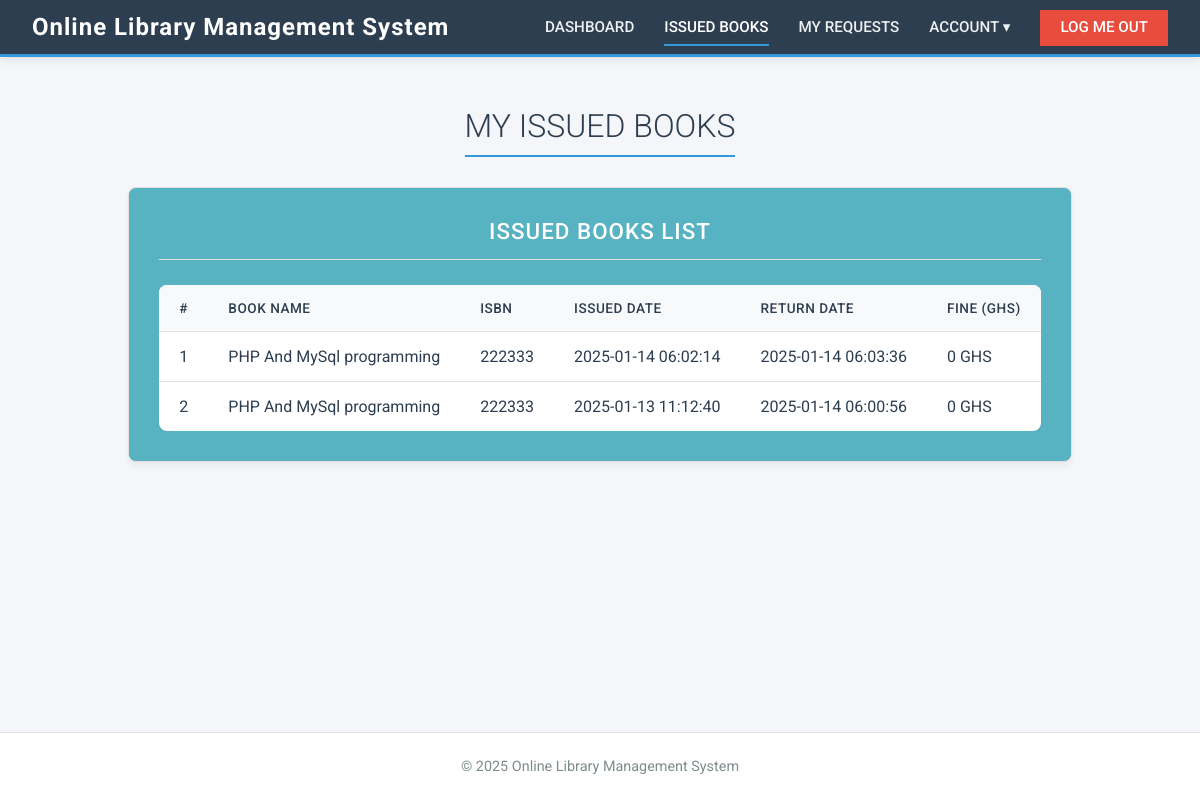
/library/issued-books.php (signed in), run on the app's committed database.
### tables this page shows
CREATE TABLE `tblissuedbookdetails` (
  `id` int(11) NOT NULL,
  `BookId` int(11) DEFAULT NULL,
  `StudentID` varchar(150) DEFAULT NULL,
  `IssuesDate` timestamp NULL DEFAULT current_timestamp(),
  `ReturnDate` timestamp NULL DEFAULT NULL ON UPDATE current_timestamp(),
  `ReturnStatus` int(1) DEFAULT NULL,
  `fine` int(11) DEFAULT NULL,
  `remark` mediumtext NOT NULL
);

CREATE TABLE `tblbooks` (
  `id` int(11) NOT NULL,
  `BookName` varchar(255) DEFAULT NULL,
  `CatId` int(11) DEFAULT NULL,
  `AuthorId` int(11) DEFAULT NULL,
  `ISBNNumber` varchar(25) DEFAULT NULL,
  `BookPrice` decimal(10,2) DEFAULT NULL,
  `bookImage` varchar(250) NOT NULL,
  `isIssued` int(1) DEFAULT NULL,
  `RegDate` timestamp NULL DEFAULT current_timestamp(),
  `UpdationDate` timestamp NULL DEFAULT NULL ON UPDATE current_timestamp(),
  `bookQty` int(11) DEFAULT NULL
);

### library/issued-books.php (the view, shortened to what this page needs)
<?php
include('../includes/config.php');
if (strlen($_SESSION['login']) == 0) {
    header('location:landingpage.php');
} else {
?>
<?php include('../includes/header.php');?>
<div class="content-wrapper">
    <div class="container">
        <div class="heading">
            <span class="form-header">MY ISSUED BOOKS</span>
        </div>
        <div class="panel">
            <div class="panel-heading">ISSUED BOOKS LIST</div>
            <div class="panel-body" style="padding: 0;">
                <div class="table-responsive">
                    <table class="dashboard-table">
                        <thead>
                            <tr>
                                <th>#</th>
                                <th>Book Name</th>
                                <th>ISBN</th>
                                <th>Issued Date</th>
                                <th>Return Date</th>
                                <th>Fine (GHS)</th>
                            </tr>
                        </thead>
                        <tbody>
                            <?php
                                $sid = $_SESSION['stdid'];
                                $sql = "SELECT tblbooks.BookName,tblbooks.ISBNNumber,tblissuedbookdetails.IssuesDate,tblissuedbookdetails.ReturnDate,tblissuedbookdetails.id as rid,tblissuedbookdetails.fine,tblissuedbookdetails.ReturnStatus from  tblissuedbookdetails join tblbooks on tblbooks.id=tblissuedbookdetails.BookId where StudentID=:sid order by tblissuedbookdetails.id desc";
                                $query = $dbh->prepare($sql);
                                $query->bindParam(':sid', $sid, PDO::PARAM_STR);
                                $query->execute();
                                $results = $query->fetchAll(PDO::FETCH_OBJ);
                                $cnt=1;
                                if ($query->rowCount() > 0) {
                                    foreach ($results as $result) {
                                        $fine = "";
                                        if($result->ReturnStatus == 0 || $result->ReturnStatus == NULL) {
                                            $issueDate = $result->IssuesDate;
                                            $dueDate = date('Y-m-d', strtotime($issueDate. ' + 7 days'));
                                            $currentDate = date('Y-m-d');
                                            if($currentDate > $dueDate) {
                                                $diff = abs(strtotime($currentDate) - strtotime($dueDate));
                                                $daysOverdue = floor($diff / (60*60*24));
                                                $fine = $daysOverdue . " GHS (Est)";
                                            }
                                        } else {
                                            $fine = $result->fine . " GHS";
                                        }
                                    ?>
                                    <tr>
                                        <td><?php echo htmlentities($cnt);?></td>
                                        <td><?php echo htmlentities($result->BookName);?></td>
                                        <td><?php echo htmlentities($result->ISBNNumber);?></td>
                                        <td><?php echo htmlentities($result->IssuesDate);?></td>
                                        <td>
                                            <?php if ($result->ReturnDate == "") { ?>
                                                <span style="color: #e74c3c">Not Returned Yet</span>
                                            <?php } else { ?>
                                                <?php echo htmlentities($result->ReturnDate); ?>
                                            <?php } ?>
                                        </td>
                                        <td><?php echo htmlentities($fine);?></td>
                                    </tr>
                             <?php $cnt++; }
                                } else { ?>
                                    <tr>
                                        <td colspan="6" style="text-align: center;">No Books Issued</td>
                                    </tr>
                                <?php } ?>
                        </tbody>
                    </table>
                </div>
            </div>
        </div>
    </div>
</div>
<?php include('../includes/footer.php');?>
<?php } ?>

### includes/header.php (shortened to what this page needs)
<!DOCTYPE html>
<html lang="en">
<head>
    <link rel="stylesheet" href="style.css" />
</head>
<body>
    <nav class="navbar">
        <div class="navbar-brand">
            <span style="color: white; font-size: 1.5rem; font-weight: bold; letter-spacing: 1px;">Online Library Management System</span>
        </div>
        <div class="menu-section">
            <ul>
                <?php if(isset($_SESSION['login']) && $_SESSION['login'] != '') { ?>
                    <li><a href="dashboard.php" class="<?php echo basename($_SERVER['PHP_SELF']) == 'dashboard.php' ? 'active' : ''; ?>">DASHBOARD</a></li>
                    <li><a href="issued-books.php" class="<?php echo basename($_SERVER['PHP_SELF']) == 'issued-books.php' ? 'active' : ''; ?>">ISSUED BOOKS</a></li>
                    <li><a href="my-requests.php" class="<?php echo basename($_SERVER['PHP_SELF']) == 'my-requests.php' ? 'active' : ''; ?>">MY REQUESTS</a></li>
                    <li class="dropdown">
                        <a href="#" style="cursor: pointer;">ACCOUNT ▾</a>
                    </li>
                    <li><a href="logout.php" class="btn-logout">LOG ME OUT</a></li>
                <?php } else if(isset($_SESSION['alogin']) && $_SESSION['alogin'] != '') { ?>
                    <li><a href="admin-dashboard.php" class="<?php echo basename($_SERVER['PHP_SELF']) == 'admin-dashboard.php' ? 'active' : ''; ?>">DASHBOARD</a></li>
                    <li class="dropdown">
                        <a href="#" style="cursor: pointer;">BOOKS ▾</a>
                        <div class="dropdown-content">
                            <a href="add-book.php">Add Book</a>
                            <a href="manage-books.php">Manage Books</a>
                        </div>
                    </li>
                    <li><a href="manage-issued-books.php" class="<?php echo basename($_SERVER['PHP_SELF']) == 'manage-issued-books.php' ? 'active' : ''; ?>">ISSUED BOOKS</a></li>
                    <li><a href="admin-requests.php" class="<?php echo basename($_SERVER['PHP_SELF']) == 'admin-requests.php' ? 'active' : ''; ?>">REQUESTS</a></li>
                    <li><a href="admin-logout.php" class="btn-logout">LOGOUT</a></li>
                <?php } ?>
            </ul>
        </div>
    </nav>

### includes/footer.php (shortened to what this page needs)
    <section class="footer-section">
        <div class="container">
            <div class="row">
                <div class="col-md-12">
                     &copy; 2025 Online Library Management System</a>
                </div>
            </div>
        </div>
    </section>
</body>
</html>

### library/style.css (style rules this page uses)
:root { --bg-color: #f4f6f9; --navbar-bg: #2C3E50; --card-bg: #ffffff; --primary-color: #3498db; --primary-hover: #2980b9; --secondary-color: #e74c3c; --secondary-hover: #c0392b; --accent-color: #27ae60; --text-main: #2c3e50; --text-light: #7f8c8d; --border-color: #e0e0e0; }
* { box-sizing: border-box; margin: 0; padding: 0; }
body { font-family: 'Roboto', sans-serif; background-color: var(--bg-color); color: var(--text-main); min-height: 100vh; display: flex; flex-direction: column; overflow-x: hidden; }
a { text-decoration: none; color: var(--primary-color); transition: color 0.3s ease; }
.navbar { background: var(--navbar-bg); border-bottom: 3px solid var(--primary-color); padding: 0.8rem 2rem; display: flex; justify-content: space-between; align-items: center; box-shadow: 0 2px 10px rgba(0, 0, 0, 0.1); }
.menu-section ul { list-style: none; display: flex; gap: 30px; }
.menu-section ul li a { color: #ecf0f1; font-weight: 500; font-size: 0.95rem; padding: 8px 0; border-bottom: 2px solid transparent; transition: all 0.3s ease; border-radius: 0; }
.menu-section ul li a:hover, .menu-section ul li a.active { color: #fff; border-bottom-color: var(--primary-color); background: transparent; box-shadow: none; }
.content-wrapper { flex: 1; padding: 50px 20px; display: flex; flex-direction: column; align-items: center; }
.container { width: 100%; max-width: 1100px; margin: 0 auto; }
.panel { background: var(--card-bg); background-color: #57b2c2; border: 1px solid var(--border-color); border-radius: 8px; padding: 30px; box-shadow: 0 4px 6px rgba(0, 0, 0, 0.05); max-width: fit-content; width: 600%; margin: 30px auto; animation: fadeIn 0.5s ease-out; overflow-x: auto; }
.panel-heading { border-bottom: 1px solid var(--border-color); padding-bottom: 15px; margin-bottom: 25px; font-size: 1.4rem; font-weight: 500; text-align: center; color: #fff; text-transform: uppercase; letter-spacing: 1px; }
.footer-section { background: #fff; padding: 25px 0; text-align: center; color: var(--text-light); font-size: 0.9rem; border-top: 1px solid var(--border-color); margin-top: auto; }
.heading { text-align: center; margin-bottom: 30px; }
.form-header { font-size: 2rem; font-weight: 300; color: var(--text-main); text-shadow: none; letter-spacing: normal; border-bottom: 2px solid var(--primary-color); padding-bottom: 10px; display: inline-block; }
.dashboard-table { width: 100%; border-collapse: collapse; background: #fff; border-radius: 8px; overflow: hidden; box-shadow: 0 2px 8px rgba(0, 0, 0, 0.05); min-width: 600px; }
.table-responsive { overflow-x: auto; -webkit-overflow-scrolling: touch; }
.dashboard-table th, .dashboard-table td { padding: 15px 20px; text-align: left; border-bottom: 1px solid var(--border-color); }
.dashboard-table th { background: #f8f9fa; font-weight: 500; color: var(--text-main); text-transform: uppercase; font-size: 0.85rem; letter-spacing: 0.5px; }
.dashboard-table tr:last-child td { border-bottom: none; }
.dropdown { position: relative; display: inline-block; }
.btn-logout { background-color: var(--secondary-color); color: white !important; padding: 8px 20px !important; border-radius: 4px; font-weight: bold; text-transform: uppercase; transition: background 0.3s; }

### data on the page
tblissuedbookdetails: BookId.BookName "PHP And MySql programming", BookId.ISBNNumber "222333", IssuesDate "2025-01-14 06:02:14", ReturnDate "2025-01-14 06:03:36", fine "0 GHS"
tblissuedbookdetails: BookId.BookName "PHP And MySql programming", BookId.ISBNNumber "222333", IssuesDate "2025-01-13 11:12:40", ReturnDate "2025-01-14 06:00:56", fine "0 GHS"
